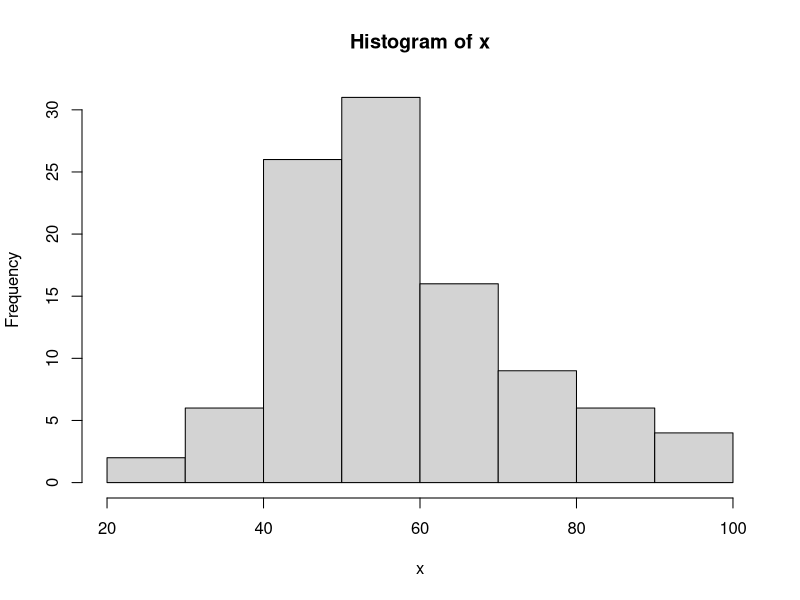

Write R code to recreate this figure.
#Converting a set of vector data into intervals and finding freq. distribution
set.seed(1234)
x=ceiling(rnorm(100,60,15)) #generating random data
x
mean(x)

# method 1
table(x)
range(x)  

intervals=seq(20,100,by=10)                             # seq(min(x).max(x),10)
intervals
x.cut=cut(x,intervals)
x.cut
x.dist=cbind(table(x.cut))
hist(x)

#method 2 To understand cut demand

x[c(1,2,3,4,5)]=c(0,10,11,99,100)  #adding outliers to data

head(x,n=5)
(bks=seq(0,100,10))  # () prints as well as executes the statement

classint1=cut(x,breaks=bks)
head(classint1,n=5)
table(classint1)
table(classint1,useNA='ifany')
?table


classint2=cut(x,breaks=bks,right=F)
head(classint2,n=5)
table(classint2,useNA='ifany')

# correct method to avoid NA problem

classint3=cut(x,breaks=bks,include.lowest = T)
as.character(head(classint3,n=5))


# using labels

classint4=cut(x,breaks=bks,include.lowest=T,labels=LETTERS[1:length(bks)-1])
classint4
as.character(head(classint4,n=5))